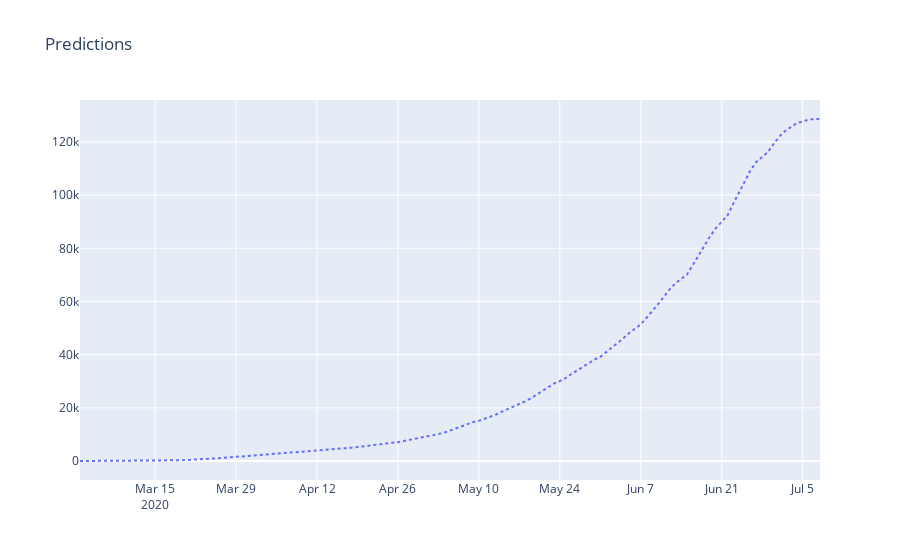

The cell this chart's notebook holds for it:
### Code cell
path = 'datasets'
category = 'confirmed'

prediction_days = 300
train_days = 90

cases_by_day = covid_df.loc[covid_df[category] > 0]

fig = go.Figure()
fig.add_trace(go.Scatter(x=cases_by_day['date'], y=cases_by_day['y'], line = dict(width=2, dash='dot'), name='Confirmed cases'))
fig.update_layout(
    title_text="Predictions"
)

fig.show()
